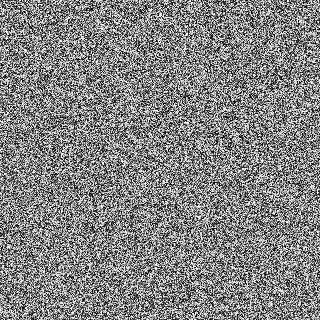
%> input picture 1.jpg, 320 x 320 px, given in place of test.jpg, which was not available
$ octave decryt1.m   (GNU Octave 9; MATLAB toolbox functions it lacks are replaced by stand-ins)
%> lines starting %> are read from the running program, lines starting %| are printed output that depends on the picture; in (x1, y1, x2, y2) boxes, pixels count from 0 and x2, y2 are one past the last pixel; in counts of white or black regions, pixels touching at a corner belong together; the program's own positions count from 1; pictures that were not available may be replaced by others from this repository, and a replacement may not be noted
A1=imread('test.jpg');
%> A1 is the input picture: size 320x320 uint8; min 0, max 255, mean 131.1
A = A1;
B=bitget(A,1);
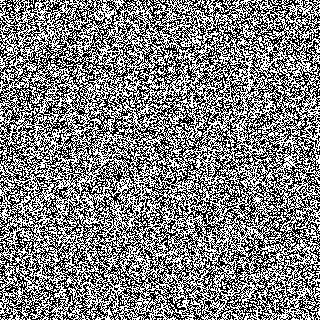
%> B: size 320x320 logical; 50.4% white; black in thin lines or dots
B1 = B;

B=bitget(A,2);
%> B: size 320x320 logical; 50.5% white; black in thin lines or dots
B2 = B;

B=bitget(A,3);
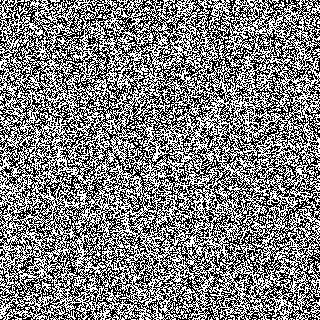
%> B: size 320x320 logical; 50.1% white; black in thin lines or dots
B3 = B;

B=bitget(A,4);
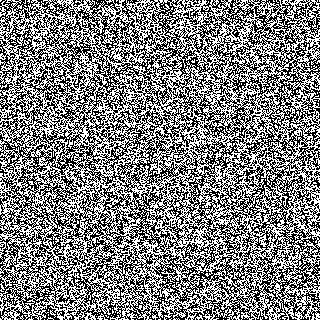
%> B: size 320x320 logical; 50.1% white; black in thin lines or dots
B4 = B;

B=bitget(A,5);
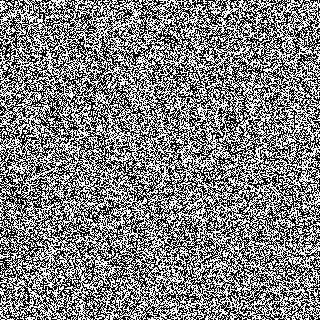
%> B: size 320x320 logical; 50.5% white; black in thin lines or dots
B5 = B;

B=bitget(A,6);
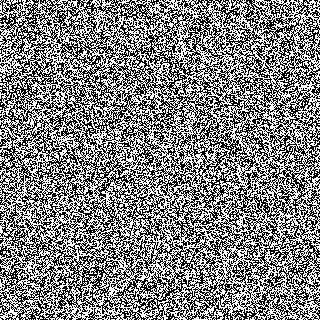
%> B: size 320x320 logical; 51% white; black in thin lines or dots
B6 = B;

B=bitget(A,7);
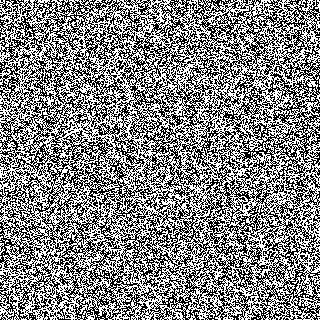
%> B: size 320x320 logical; 52% white; black in thin lines or dots
B7 = B;

B=bitget(A,8);
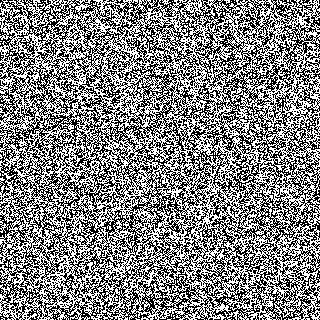
%> B: size 320x320 logical; 51.4% white; black in thin lines or dots
B8 = B;

%> (the run ends here)
